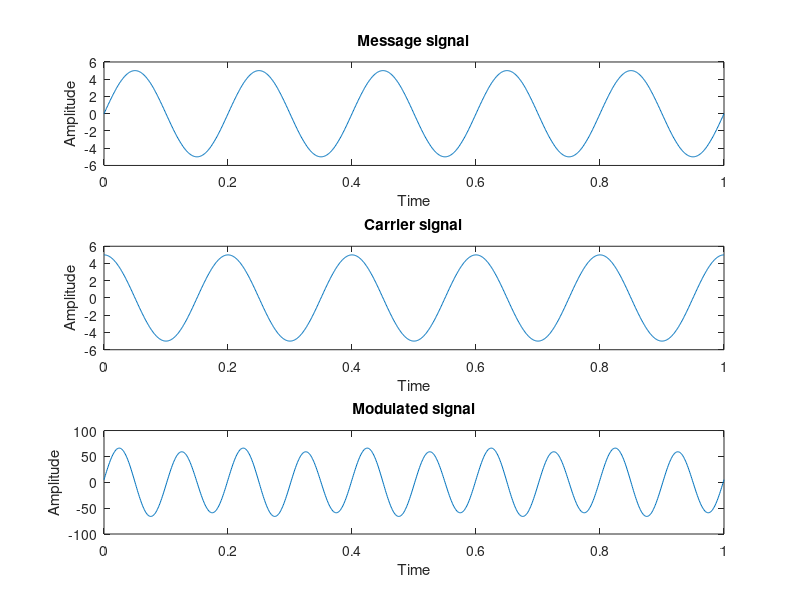

Here is the MATLAB script that generated this plot:
%Code for AM 

%===================================================
%Taking Input
Ac=input('Enter carrier signal amplitude: ');
Am=input('Enter message signal amplitude: ');
fc=input('Enter carrier signal frequency: ');
fm=input('Enter message signal frequency: ');% fm<fc
k=input('Enter modulation index: ');
%===================================================

t = 0 : 0.001 : 1;
m = Am * sin (2 * pi * fm * t); %message signal
c = Ac * cos (2 * pi * fc * t); %carrier signal
y = (1 + k * m).* c; %modulated signal


subplot(311);
plot(t,m);
xlabel('Time');
ylabel('Amplitude');
title('Message signal')

subplot(312)
plot(t,c);
xlabel('Time');
ylabel('Amplitude');
title('Carrier signal');

subplot(313);
plot(t,y);
xlabel('Time');
ylabel('Amplitude');
title('Modulated signal');